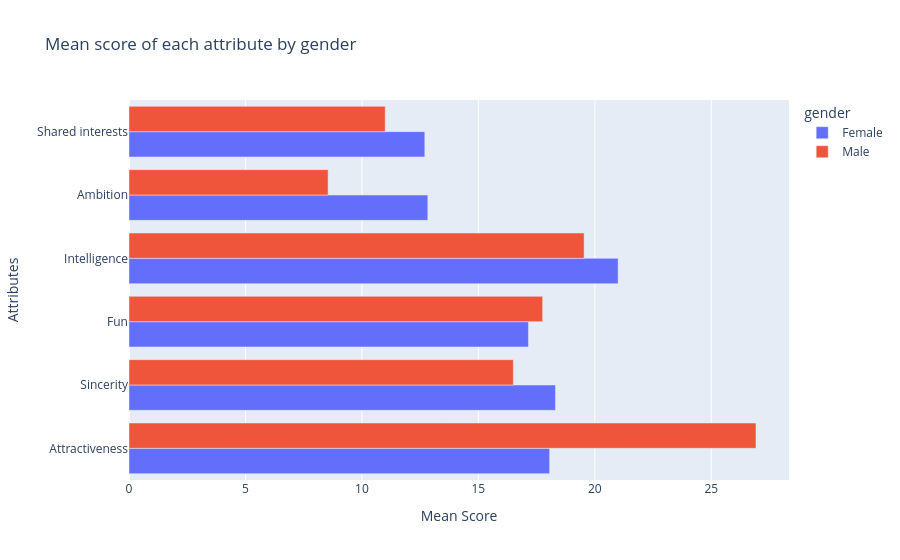

The code cell stored with this chart in its notebook:
### Code cell
fig = px.bar(
    df_poeple_like_mean_chart,
    x='value',
    y='variable',
    color='gender',
    barmode='group',
    title='Mean score of each attribute by gender'
)
fig.update_layout(
    xaxis_title='Mean Score',
    yaxis_title='Attributes',
)
fig.show()

### Figure 1 — Plotly figure (JSON) as saved in the notebook; plotly's stock layout.template omitted (floating-point values rounded to 4 significant figures)
{"data": [{"alignmentgroup": "True", "hovertemplate": "gender=Female<br>value=%{x}<br>variable=%{y}<extra></extra>", "legendgroup": "Female", "marker": {"color": "#636efa", "pattern": {"shape": ""}}, "name": "Female", "offsetgroup": "Female", "orientation": "h", "showlegend": true, "textposition": "auto", "type": "bar", "x": [18.06, 18.31, 17.15, 21, 12.83, 12.7], "xaxis": "x", "y": ["Attractiveness", "Sincerity", "Fun", "Intelligence", "Ambition", "Shared interests"], "yaxis": "y"}, {"alignmentgroup": "True", "hovertemplate": "gender=Male<br>value=%{x}<br>variable=%{y}<extra></extra>", "legendgroup": "Male", "marker": {"color": "#EF553B", "pattern": {"shape": ""}}, "name": "Male", "offsetgroup": "Male", "orientation": "h", "showlegend": true, "textposition": "auto", "type": "bar", "x": [26.92, 16.5, 17.76, 19.54, 8.55, 11], "xaxis": "x", "y": ["Attractiveness", "Sincerity", "Fun", "Intelligence", "Ambition", "Shared interests"], "yaxis": "y"}], "layout": {"barmode": "group", "legend": {"title": {"text": "gender"}, "tracegroupgap": 0}, "title": {"text": "Mean score of each attribute by gender"}, "xaxis": {"anchor": "y", "domain": [0, 1], "title": {"text": "Mean Score"}}, "yaxis": {"anchor": "x", "domain": [0, 1], "title": {"text": "Attributes"}}}}
